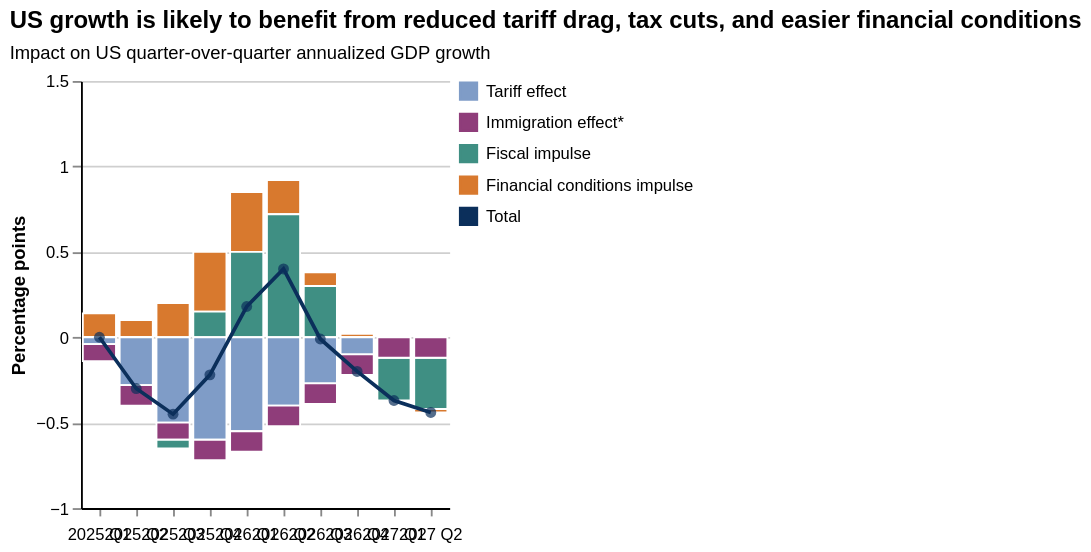

Source (Vega-Lite JSON):
### Vega-Lite specification from a JSON file in a GitHub repository (floating-point values rounded to 4 significant figures)
{"$schema": "https://vega.github.io/schema/vega-lite/v5.json", "background": "white", "width": "container", "height": "container", "autosize": {"type": "fit", "contains": "padding"}, "title": {"text": "US growth is likely to benefit from reduced tariff drag, tax cuts, and easier financial conditions", "subtitle": "Impact on US quarter-over-quarter annualized GDP growth", "anchor": "start", "fontSize": 13, "subtitleFontSize": 10, "subtitlePadding": 6, "offset": 6}, "data": {"values": [{"order": 1, "label": "2025\nQ1", "period": "2025Q1", "series": "Financial conditions impulse", "value": 0.14}, {"order": 1, "label": "2025\nQ1", "period": "2025Q1", "series": "Fiscal impulse", "value": 0.0}, {"order": 1, "label": "2025\nQ1", "period": "2025Q1", "series": "Tariff effect", "value": -0.04}, {"order": 1, "label": "2025\nQ1", "period": "2025Q1", "series": "Immigration effect*", "value": -0.1}, {"order": 2, "label": "2025\nQ2", "period": "2025Q2", "series": "Financial conditions impulse", "value": 0.1}, {"order": 2, "label": "2025\nQ2", "period": "2025Q2", "series": "Fiscal impulse", "value": 0.0}, {"order": 2, "label": "2025\nQ2", "period": "2025Q2", "series": "Tariff effect", "value": -0.28}, {"order": 2, "label": "2025\nQ2", "period": "2025Q2", "series": "Immigration effect*", "value": -0.12}, {"order": 3, "label": "2025\nQ3", "period": "2025Q3", "series": "Financial conditions impulse", "value": 0.2}, {"order": 3, "label": "2025\nQ3", "period": "2025Q3", "series": "Tariff effect", "value": -0.5}, {"order": 3, "label": "2025\nQ3", "period": "2025Q3", "series": "Immigration effect*", "value": -0.1}, {"order": 3, "label": "2025\nQ3", "period": "2025Q3", "series": "Fiscal impulse", "value": -0.05}, {"order": 4, "label": "2025\nQ4", "period": "2025Q4", "series": "Financial conditions impulse", "value": 0.35}, {"order": 4, "label": "2025\nQ4", "period": "2025Q4", "series": "Fiscal impulse", "value": 0.15}, {"order": 4, "label": "2025\nQ4", "period": "2025Q4", "series": "Tariff effect", "value": -0.6}, {"order": 4, "label": "2025\nQ4", "period": "2025Q4", "series": "Immigration effect*", "value": -0.12}, {"order": 5, "label": "2026\nQ1", "period": "2026Q1", "series": "Financial conditions impulse", "value": 0.35}, {"order": 5, "label": "2026\nQ1", "period": "2026Q1", "series": "Fiscal impulse", "value": 0.5}, {"order": 5, "label": "2026\nQ1", "period": "2026Q1", "series": "Tariff effect", "value": -0.55}, {"order": 5, "label": "2026\nQ1", "period": "2026Q1", "series": "Immigration effect*", "value": -0.12}, {"order": 6, "label": "2026\nQ2", "period": "2026Q2", "series": "Financial conditions impulse", "value": 0.2}, {"order": 6, "label": "2026\nQ2", "period": "2026Q2", "series": "Fiscal impulse", "value": 0.72}, {"order": 6, "label": "2026\nQ2", "period": "2026Q2", "series": "Tariff effect", "value": -0.4}, {"order": 6, "label": "2026\nQ2", "period": "2026Q2", "series": "Immigration effect*", "value": -0.12}, {"order": 7, "label": "2026\nQ3", "period": "2026Q3", "series": "Financial conditions impulse", "value": 0.08}, {"order": 7, "label": "2026\nQ3", "period": "2026Q3", "series": "Fiscal impulse", "value": 0.3}, {"order": 7, "label": "2026\nQ3", "period": "2026Q3", "series": "Tariff effect", "value": -0.27}, {"order": 7, "label": "2026\nQ3", "period": "2026Q3", "series": "Immigration effect*", "value": -0.12}, {"order": 8, "label": "2026\nQ4", "period": "2026Q4", "series": "Financial conditions impulse", "value": 0.02}, {"order": 8, "label": "2026\nQ4", "period": "2026Q4", "series": "Fiscal impulse", "value": 0.0}, {"order": 8, "label": "2026\nQ4", "period": "2026Q4", "series": "Tariff effect", "value": -0.1}, {"order": 8, "label": "2026\nQ4", "period": "2026Q4", "series": "Immigration effect*", "value": -0.12}, {"order": 9, "label": "2027\nQ1", "period": "2027Q1", "series": "Financial conditions impulse", "value": 0.0}, {"order": 9, "label": "2027\nQ1", "period": "2027Q1", "series": "Fiscal impulse", "value": -0.25}, {"order": 9, "label": "2027\nQ1", "period": "2027Q1", "series": "Tariff effect", "value": 0.0}, {"order": 9, "label": "2027\nQ1", "period": "2027Q1", "series": "Immigration effect*", "value": -0.12}, {"order": 10, "label": "2027\nQ2", "period": "2027Q2", "series": "Financial conditions impulse", "value": -0.02}, {"order": 10, "label": "2027\nQ2", "period": "2027Q2", "series": "Fiscal impulse", "value": -0.3}, {"order": 10, "label": "2027\nQ2", "period": "2027Q2", "series": "Tariff effect", "value": 0.0}, {"order": 10, "label": "2027\nQ2", "period": "2027Q2", "series": "Immigration effect*", "value": -0.12}]}, "transform": [{"calculate": "datum.value >= 0 ? (datum.series === 'Fiscal impulse' ? 1 : datum.series === 'Financial conditions impulse' ? 2 : 99) : (datum.period === '2025Q3' ? (datum.series === 'Tariff effect' ? 1 : datum.series === 'Immigration effect*' ? 2 : datum.series === 'Fiscal impulse' ? 3 : 99) : datum.period === '2027Q1' ? (datum.series === 'Immigration effect*' ? 1 : datum.series === 'Fiscal impulse' ? 2 : datum.series === 'Tariff effect' ? 3 : datum.series === 'Financial conditions impulse' ? 4 : 99) : datum.period === '2027Q2' ? (datum.series === 'Immigration effect*' ? 1 : datum.series === 'Fiscal impulse' ? 2 : datum.series === 'Financial conditions impulse' ? 3 : datum.series === 'Tariff effect' ? 4 : 99) : (datum.series === 'Tariff effect' ? 1 : datum.series === 'Immigration effect*' ? 2 : datum.series === 'Fiscal impulse' ? 3 : datum.series === 'Financial conditions impulse' ? 4 : 99))", "as": "stack_order"}], "layer": [{"mark": {"type": "bar", "stroke": "white", "strokeWidth": 1}, "encoding": {"x": {"field": "label", "type": "ordinal", "sort": {"field": "order", "order": "ascending"}, "axis": {"title": null, "labelAngle": 0, "labelPadding": 6, "tickSize": 4, "labelFontSize": 9}}, "y": {"field": "value", "type": "quantitative", "stack": "zero", "scale": {"domain": [-1, 1.5], "nice": false, "zero": false}, "axis": {"title": "Percentage points", "titleFontSize": 10, "values": [-1, -0.5, 0, 0.5, 1, 1.5], "format": "~g", "grid": true, "gridColor": "#cfcfcf", "gridWidth": 1, "labelFontSize": 9}}, "order": {"field": "stack_order", "type": "quantitative"}, "color": {"field": "series", "type": "nominal", "scale": {"domain": ["Tariff effect", "Immigration effect*", "Fiscal impulse", "Financial conditions impulse", "Total"], "range": ["#7f9cc7", "#8f3d7a", "#3f8f83", "#d8792e", "#0b2f5b"]}, "legend": {"orient": "right", "direction": "vertical", "title": null, "labelFontSize": 9, "symbolSize": 80, "offset": 5, "symbolType": "square", "labelLimit": 120}}}}, {"data": {"values": [{"series": "Total"}]}, "mark": {"type": "point", "opacity": 0}, "encoding": {"color": {"field": "series", "type": "nominal"}}}, {"transform": [{"aggregate": [{"op": "sum", "field": "value", "as": "total"}], "groupby": ["label", "order", "period"]}], "layer": [{"mark": {"type": "line", "strokeWidth": 2, "color": "#0b2f5b"}, "encoding": {"x": {"field": "label", "type": "ordinal", "sort": {"field": "order", "order": "ascending"}}, "y": {"field": "total", "type": "quantitative"}}}, {"mark": {"type": "point", "filled": true, "size": 35, "color": "#0b2f5b"}, "encoding": {"x": {"field": "label", "type": "ordinal", "sort": {"field": "order", "order": "ascending"}}, "y": {"field": "total", "type": "quantitative"}}}]}], "config": {"view": {"stroke": null}, "axis": {"domainColor": "black", "domainWidth": 1, "labelFont": "sans-serif", "titleFont": "sans-serif"}}}
